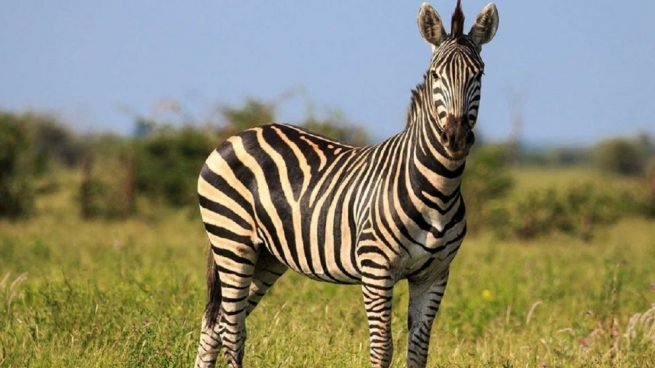
#> input picture aplicada_a_ml/imagenes/cebra.jpg, 655 x 368 px
$ jupyter execute descomposicion_svd_a_imagen.ipynb   (shell and % lines are left out)
#> lines starting #> are read from the running program, lines starting #| are printed output that depends on the picture
[cell 1]

import numpy as np
import matplotlib.pyplot as plt
from PIL import Image

[cell 2]
plt.style.use('classic')
imagen = Image.open('./imagenes/cebra.jpg')
#> imagen is the input picture: PIL image 655x368 RGB; mean R, G, B 138.5, 136.6, 112
plt.imshow(imagen)

[cell 3]
imagen_gr = imagen.convert('LA')
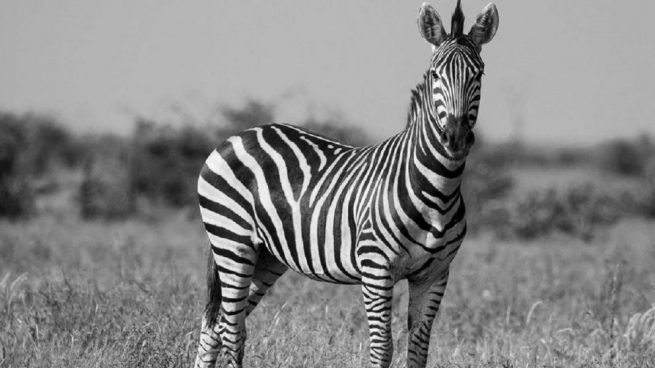
#> imagen_gr: PIL image 655x368 LA; mean R, G, B, A 134.4, 134.4, 134.4, 255
imagen_mat = np.array(list(imagen_gr.getdata(band=0)), float)
imagen_mat.shape = (imagen_gr.size[1], imagen_gr.size[0])

[cell 4]
U, D, V = np.linalg.svd(imagen_mat)
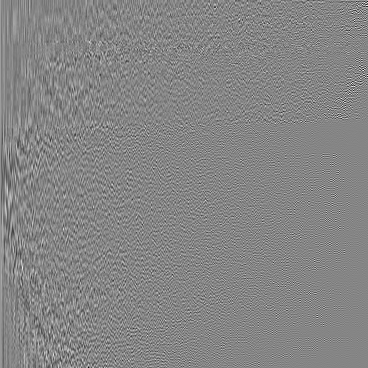
#> U: shape (368, 368) float64; min -0.373, max 0.339, mean 9.65e-05; drawn with min black and max white
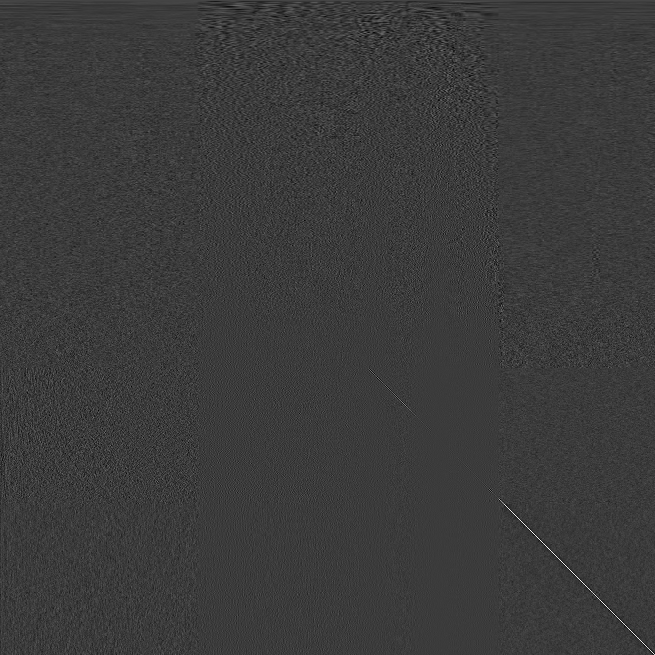
#> V: shape (655, 655) float64; min -0.248, max 0.814, mean 5.99e-05; drawn with min black and max white
#> D = 368 values, max 67799.6 at index 0, min 1.83 at index 367, mean 621.4

[cell 5]
print(imagen_mat.shape)
#| (368, 655)
print(U.shape)
#| (368, 368)
print(D.shape)
#| (368,)
print(V.shape)
#| (655, 655)

[cell 6]
imagen_recons = np.matrix(U[:,:1]) * np.diag(D[:1]) * np.matrix(V[:1, :])
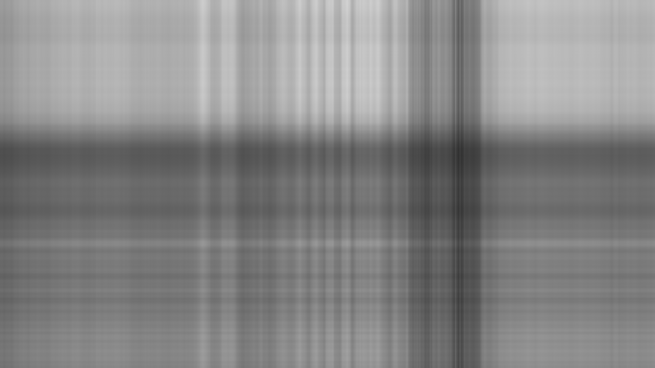
#> imagen_recons: shape (368, 655) float64; min 49.3, max 209.9, mean 134.4
plt.imshow(imagen_recons, cmap='gray')

[cell 7]
i = 5
imagen_recons = np.matrix(U[:,:i]) * np.diag(D[:i]) * np.matrix(V[:i, :])
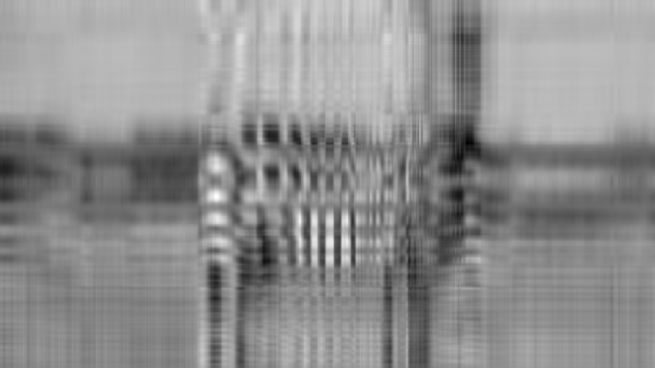
#> imagen_recons: shape (368, 655) float64; min -28.52, max 262.2, mean 134.4; drawn with min black and max white
plt.imshow(imagen_recons, cmap='gray')

title = "Valores singulares = %s" %i
plt.title(title)
plt.show()

[cell 8]
i = 10
imagen_recons = np.matrix(U[:,:i]) * np.diag(D[:i]) * np.matrix(V[:i, :])
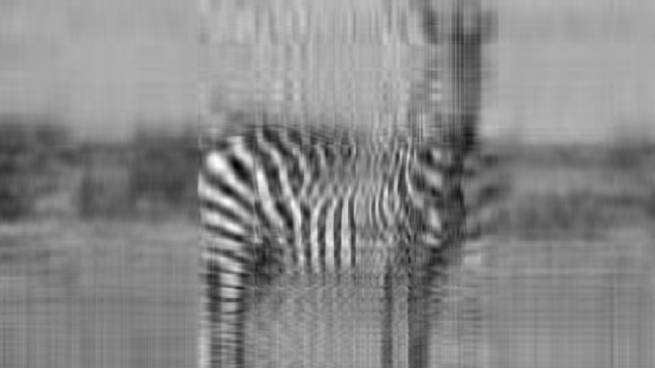
#> imagen_recons: shape (368, 655) float64; min -50.85, max 295.2, mean 134.4; drawn with min black and max white
plt.imshow(imagen_recons, cmap='gray')

title = "Valores singulares = %s" %i
plt.title(title)
plt.show()

[cell 9]
i = 15
imagen_recons = np.matrix(U[:,:i]) * np.diag(D[:i]) * np.matrix(V[:i, :])
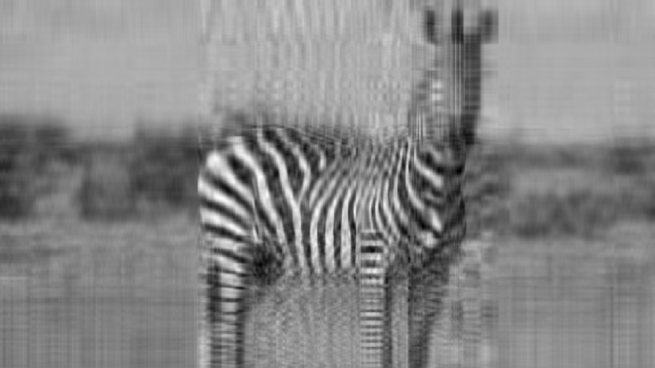
#> imagen_recons: shape (368, 655) float64; min -35.75, max 285.5, mean 134.4; drawn with min black and max white
plt.imshow(imagen_recons, cmap='gray')

title = "Valores singulares = %s" %i
plt.title(title)
plt.show()

[cell 10]
i = 25
imagen_recons = np.matrix(U[:,:i]) * np.diag(D[:i]) * np.matrix(V[:i, :])
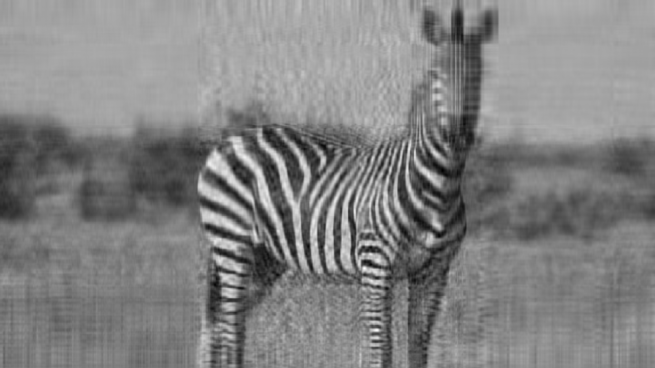
#> imagen_recons: shape (368, 655) float64; min -36.83, max 296.7, mean 134.4; drawn with min black and max white
plt.imshow(imagen_recons, cmap='gray')

title = "Valores singulares = %s" %i
plt.title(title)
plt.show()

[cell 11]
i = 50
imagen_recons = np.matrix(U[:,:i]) * np.diag(D[:i]) * np.matrix(V[:i, :])
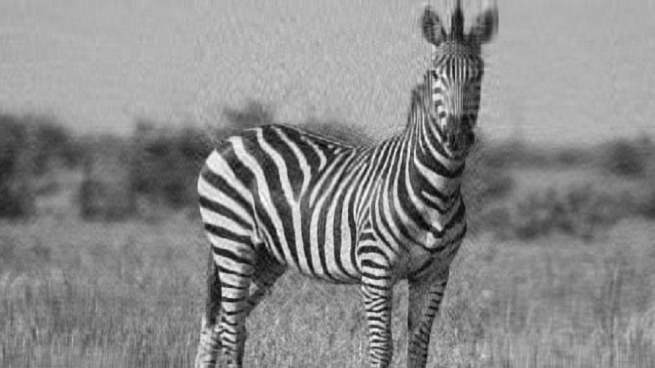
#> imagen_recons: shape (368, 655) float64; min -24.47, max 268.1, mean 134.4; drawn with min black and max white
plt.imshow(imagen_recons, cmap='gray')

title = "Valores singulares = %s" %i
plt.title(title)
plt.show()
